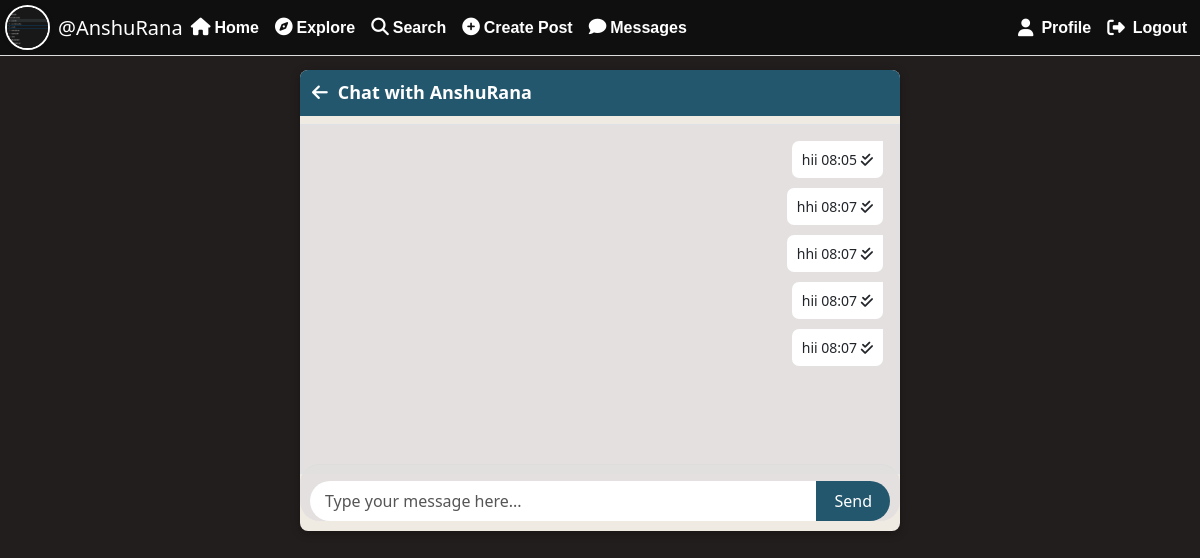
Screenshot of /chat/AnshuRana/ (signed in) with the database file from the repository.
### userauth/models.py (models this page shows, shortened)
class Profile(models.Model):
    user = models.OneToOneField(User, on_delete=models.CASCADE)
    bio = models.TextField(blank=True, default='')
    profileimg = models.ImageField(upload_to='profile_images', default='blank-profile-picture.png')
    location = models.CharField(max_length=100, blank=True, default='')

### userauth/chat/models.py (models this page shows, shortened)
class ChatMessage(models.Model):
    sender = models.ForeignKey(User, on_delete=models.CASCADE, related_name="sender_name")
    receiver = models.ForeignKey(User, on_delete=models.CASCADE, related_name="receiver_name")
    content = models.CharField(max_length=300)
    timestamp = models.DateTimeField(auto_now_add=True)
    is_seen = models.BooleanField(default=False)

### userauth/chat/views.py (the view)
# urls.py: path('<str:username>/', views.ChatRoom, name="chat"),
@login_required(login_url='loginn')
@login_required
def ChatRoom(request, username):
    r = User.objects.filter(username=username).first()
    messages = ChatMessage.objects.filter((Q(sender=request.user) & Q(receiver=r)) |(Q(sender=r) & Q(receiver=request.user))).order_by("timestamp")
    ChatMessage.objects.filter(sender=r,receiver=request.user,is_seen=False).update(is_seen=True)
    profile, _ = Profile.objects.get_or_create(user=request.user)
    if request.method == 'POST':
        msg = request.POST.get('msg')
        if msg:
            ChatMessage.objects.create(sender=request.user,receiver=r,content=msg)
    return render(request,"chat/chat.html",{"r": r, "messages": messages, "profile": profile})

### templates/chat/chat.html (shortened to what this page needs)
{% load static %}
<!DOCTYPE html>
<html lang="en">
<head>
     <link href="https://cdn.jsdelivr.net/npm/bootstrap@5.3.1/dist/css/bootstrap.min.css" rel="stylesheet" />
     <link rel="stylesheet"href="https://cdnjs.cloudflare.com/ajax/libs/font-awesome/6.5.0/css/all.min.css">
     <link rel="stylesheet" href="{% static 'css/chat.css' %}">
</head>
<body>
    <nav class="navbar navbar-expand-md navbar-dark fixed-top  d-none d-md-block navbar_section">
    <div class="container-fluid navbar_con">
    <a href="/profile/{{ user }}" class="navbar-user-link d-flex align-items-center text-decoration-none">
      <img src="{{ profile.profileimg.url }}" alt="Profile Pic" class="profile-img me-2" />
      <span class="text-white idname">@{{ user }}</span>
    </a>
    <div class="collapse navbar-collapse" id="navbarCollapse">
      <ul class="navbar-nav me-auto">
        <li class="nav-item"><a class="nav-link" href="/">
          <i class="fa-solid fa-house me-1"></i>Home</a>
        </li>
        <li class="nav-item"><a class="nav-link" href="/explore">
          <i class="fa-solid fa-compass me-1"></i>Explore</a>
        </li>
        <li class="nav-item">
          <a class="nav-link" href="#" data-bs-toggle="modal" data-bs-target="#searchModal">
            <i class="fa-solid fa-magnifying-glass me-1"></i>Search
          </a>
        </li>
        <li class="nav-item">
          <a class="nav-link" href="#" data-bs-toggle="modal" data-bs-target="#createPostModal">
            <i class="fa-solid fa-circle-plus me-1"></i>Create Post
          </a>
        </li>
        <li class="nav-item">
             <a class="nav-link" href="/chat/{{ request.user.username }}">
               <i class="fa-solid fa-comment me-1"></i>Messages
             </a>
        </li>
      </ul>
      <ul class="navbar-nav  ms-auto last_navbar">
        <li class="nav-item "><a class="nav-link" href="/profile/{{ user }}">
          <i class="fa-solid fa-user me-1"></i>Profile</a>
        </li>
        <li class="nav-item"><a class="nav-link" href="/logout">
          <i class="fa-solid fa-right-from-bracket me-1"></i>Logout</a>
        </li>
      </ul>
    </div>
  </div>
</nav>
<div class="chat-container  ">
    <h3 class="chat_header">
    <p>
        <i class="fa-solid fa-arrow-left" onclick="window.location.href='{% url 'account' %}'"></i>
        Chat with {{ r.username }}
    </p>
</h3>
<div id="chatBox" class="chat-messages border p-3 " style="height: 350px; overflow-y: scroll;  " >
{% for message in messages %}
{% if message.sender == request.user %}
<div class="message sender-message" id="message-{{ message.id }}">
    <div class="bubble" onclick="toggleOptions({{ message.id }})">
        <span class="texts" id="msg-{{ message.id }}">{{ message.content }}</span>
        <span class="metas">
            {{ message.timestamp|date:"H:i" }}
            {% if message.is_seen %}
                <i class="fa-solid fa-check-double seen"></i>
            {% else %}
                <i class="fa-solid fa-check"></i>
            {% endif %}
        </span>
    </div>
</div>
{% endif %}
{% endfor %}
  </div>
    <form method="POST" id="messageForm" style="position: sticky; bottom: 10px; border-radius:20px;">
        <div class="input-group mt-3">
            <input type="text" name="msg" id="messageInput"  class="form-control" placeholder="Type your message here...">
            <button type="submit" class="btn send_button">Send</button>
        </div>
    </form>
</div>
</body>
</html>

### static/css/chat.css (style rules this page uses)
body { background-color: #231e1e; font-family: 'Segoe UI', Tahoma, Geneva, Verdana, sans-serif; padding-top: 70px; }
body { padding-bottom: 65px; }
.navbar_section { padding: 0px; padding: 5px; }
.navbar_con { padding-left: 0px; padding-right: 0px; }
.navbar { background-color: rgb(15, 15, 15) !important; border-bottom: 1px solid #ddd; }
img.profile-img { width: 45px; height: 45px; object-fit: cover; border-radius: 50%; border: 2px solid #fff; box-shadow: 0 0 5px rgba(0, 0, 0, 0.1); }
.navbar-nav li a { font-family: 'Arial', sans-serif; font-size: 16px; color: white; }
.navbar-nav li a { text-align: start; }
.idname { font-size: 20px; text-decoration: none; }
.profile-img { width: 45px; height: 45px; border-radius: 50%; object-fit: cover; border: 2px solid white; box-shadow: 0 0 5px rgba(0, 0, 0, 0.1); display: inline-block; text-decoration: none; }
.navbar-nav.me-auto .nav-link { font-weight: 700; font-size: 1rem; color: white; transition: color 0.2s ease-in-out; }
.navbar-nav .nav-link { font-weight: 500; font-size: 10px; }
.navbar-nav.ms-auto .nav-link { font-weight: 600; font-size: 1rem; color: white; display: flex; align-items: center; gap: 4px; transition: color 0.2s ease-in-out; }
.navbar-nav .fa-solid { font-size: 1.1rem; }
.chat-container { max-width: 600px; margin: auto; background: #efeae2; border-radius: 8px; overflow: hidden; box-shadow: 0 2px 10px rgba(0,0,0,0.3); }
.chat_header { display: flex; align-items: center; justify-content: space-between; padding: 12px; background-color: #22576e; color: white; font-size: 18px; font-weight: 600; }
.chat_header p { margin: 0px; display: flex; align-items: center; gap: 10px; }
.chat-messages { height: 400px; overflow-y: auto; padding: 15px; background-color: #e2e0e0e1; display: flex; flex-direction: column; }
.message { display: flex; margin-bottom: 10px; }
.bubble { max-width: 70%; padding: 8px 10px; border-radius: 7px; font-size: 14px; position: relative; word-wrap: break-word; }
.sender-message { justify-content: flex-end; text-align: start; }
.sender-message .bubble { background-color: white; border-top-right-radius: 0; }
#messageForm { padding-left: 10px; padding-right: 10px; background-color: #e2e0e0e1; border-top: 1px solid #ddd; box-shadow: none; }
#messageForm .form-control { border-radius: 20px 0px 0px 20px; padding: 10px 15px; border: none; outline: none; height: 40px; }
#messageForm .form-control::placeholder { color: #555; }
.send_button { border-radius: 20px; background-color: #22576e; color: white; border: none; padding: 0 18px; }
.sender-message .bubble { position: relative; cursor: pointer; }
.chat-messages { height: 400px; overflow-y: auto; display: flex; flex-direction: column; }

### rows the page displays
Profile: profileimg (picture)
ChatMessage: content "hii", timestamp "08:05", is_seen True (drawn)
ChatMessage: content "hhi", timestamp "08:07", is_seen True (drawn)
ChatMessage: content "hhi", timestamp "08:07", is_seen True (drawn)
ChatMessage: content "hii", timestamp "08:07", is_seen True (drawn)
ChatMessage: content "hii", timestamp "08:07", is_seen True (drawn)

### other values shown
{{ user }} "AnshuRana"
{{ r.username }} "AnshuRana"
